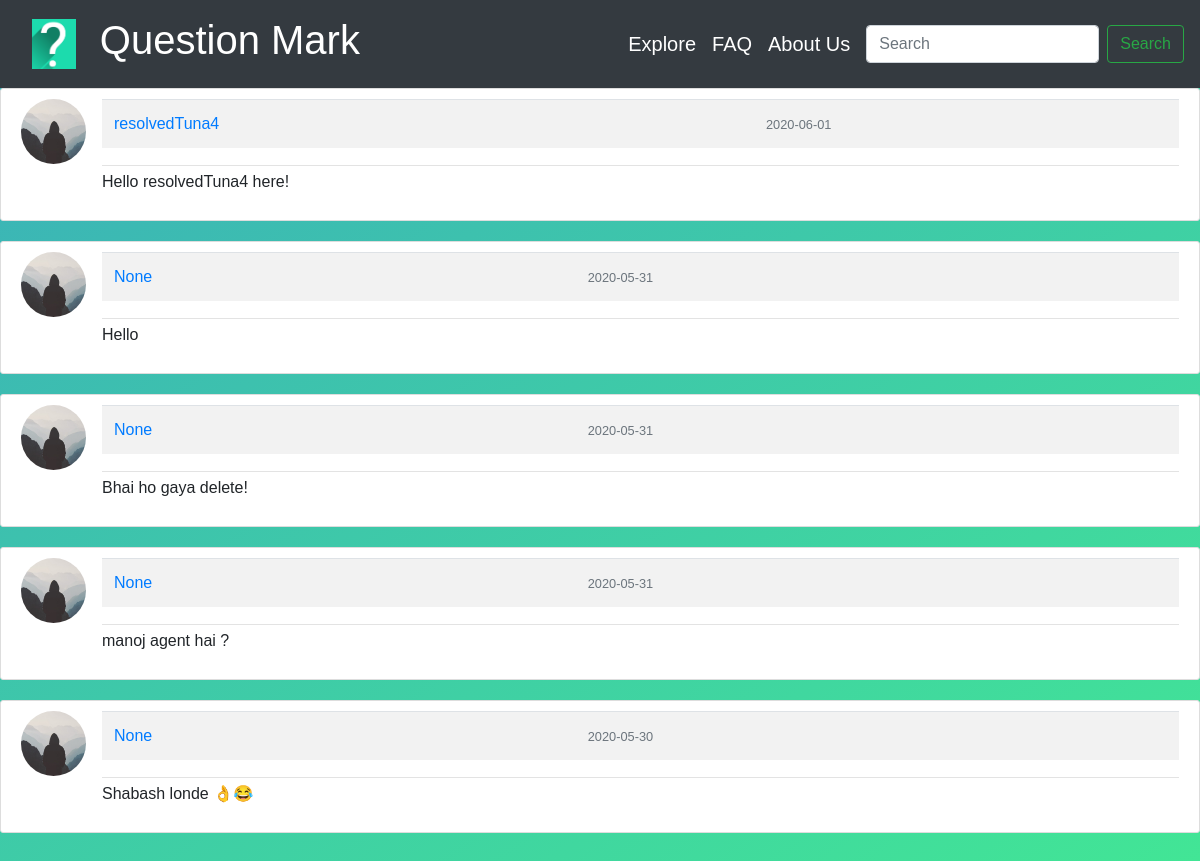
Before: /explore with the older database file.
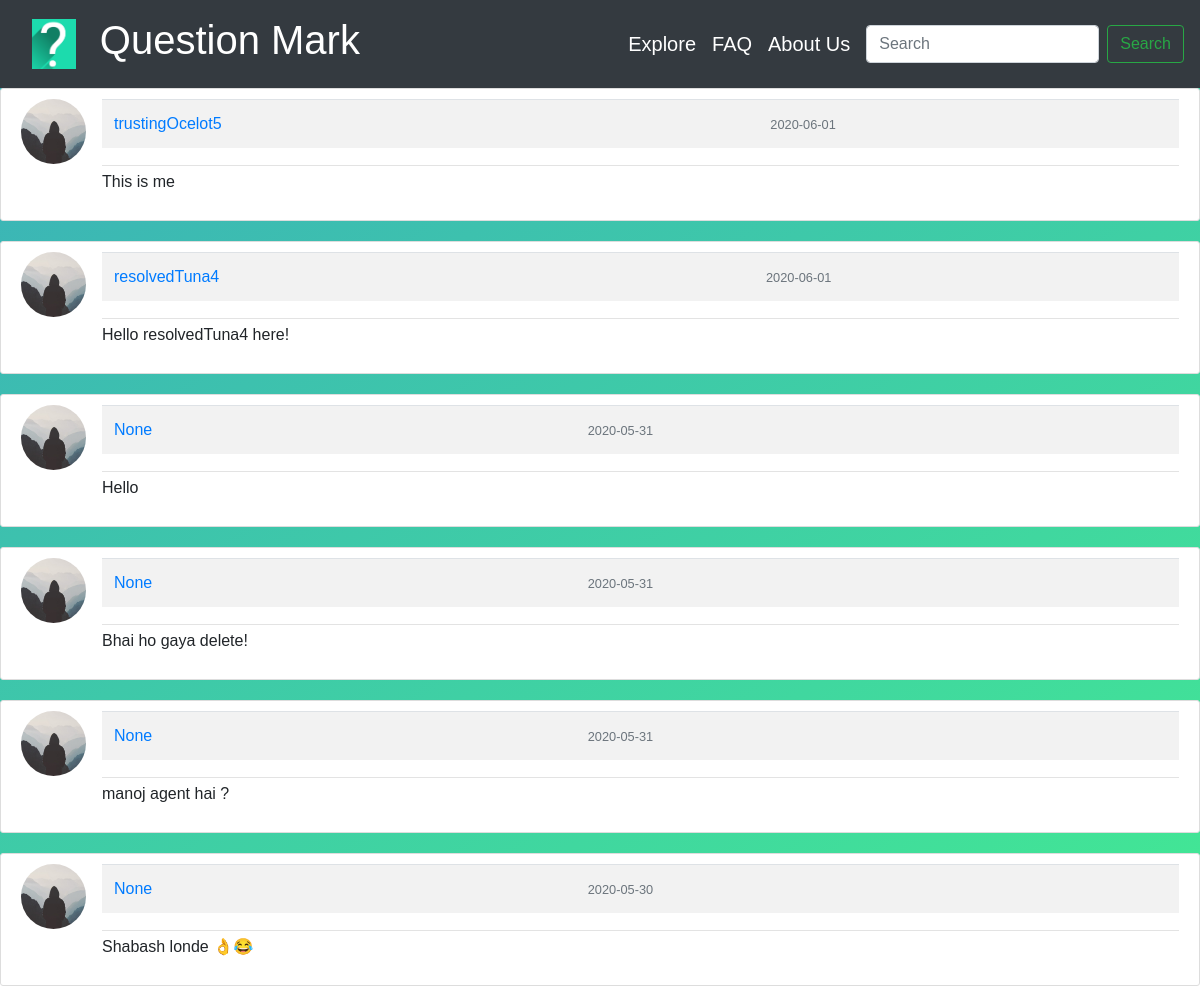
After: the same page with the newer database file.
### Question_Mark/models.py (models this page shows, shortened)
class Questions(db.Model):
    id = db.Column(db.Integer, primary_key=True)
    question = db.Column(db.Text, nullable=False)
    date_posted = db.Column(db.DateTime, nullable=False, default=datetime.utcnow)
    user_id = db.Column(db.Integer, db.ForeignKey('user.id'), nullable=False)

class User(db.Model, UserMixin):
    id = db.Column(db.Integer, primary_key=True)
    first_name = db.Column(db.String(30), unique=False, nullable=False)
    last_name = db.Column(db.String(30), unique=False, nullable=False)
    username = db.Column(db.String(30), unique=True, nullable=False)
    email = db.Column(db.String(120), unique=True, nullable=False)
    image_file = db.Column(db.String(20), nullable=False, default='default.jpg')
    password = db.Column(db.String(60), nullable=False)
    questions = db.relationship('Questions', backref='author', lazy=True)

### Question_Mark/routes.py (the view)
@app.route("/explore", methods=['GET','POST'])
def explore():
    values = Questions.query.order_by(Questions.date_posted.desc())
    return render_template('explore.html', title='Explore', values=values)

### Question_Mark/templates/explore.html
{% extends "layout.html" %}
{% block head %} <link rel="stylesheet" href={{url_for('static', filename='style_questions.css') }}>
{% endblock head %}
{%block content %}
{% for item in values %}
<article class="media content-section-ex">
  <img
    class="rounded-circle article-img"
    src="{{ url_for('static', filename='default.jpg') }}"
  />
  <div class="media-body">
    <div class="article-metadata">
      <table class="table table-striped">
        <tr>
          <td>
            <a
              class="mr-2"
              href="user_posts/{{ item.author.username }}"
              >{{ item.author.username }}</a
            >
          </td>
          <td>
            <small class="text-muted"
              >{{ item.date_posted.strftime('%Y-%m-%d') }}</small
            >
          </td>
        </tr>
      </table>
    </div>
    <p class="article-content">{{ item.question }}</p>
  </div>
</article>
{% endfor %} {% endblock content %}

### Question_Mark/templates/layout.html (shortened to what this page needs)
<!DOCTYPE html>
<html>
<head>
    <link rel="stylesheet" href="https://stackpath.bootstrapcdn.com/bootstrap/4.4.1/css/bootstrap.min.css"
>
    {% block head %}{% endblock head %}
</head>
<body>
    <nav class="navbar navbar-expand-sm bg-dark navbar-dark justify-content-end">
        <a class="nav-link" href={{ url_for("home") }} title="Take a tour of our website!">
            <img id="brand-image" alt="Website Logo" src={{ url_for('static', filename='logo.png') }}></div>
        </a>
        <div class="collapse navbar-collapse flex-grow-0 ml-0 mr-5 mb-auto mt-0" id="navbarSupportedContent">
            <ul class="nav navbar-nav navbar-right">
                <li class="nav-item active">
                    <a class="nav-link" href={{ url_for("home") }} title="Take a tour of our website!">
                        <h1>Question Mark</h1>
                    </a>
                </li>
            </ul>
        </div>
        <div class="collapse navbar-collapse flex-grow-0 ml-auto mr-2 mt-2" id="navbarSupportedContent">
            <ul class="nav navbar-nav navbar-right">
                <li class="nav-item active">
                    <a class="nav-link" href={{ url_for("explore") }} title="Take a tour of our website!">
                        <h5>Explore</h5>
                    </a>
                </li>
                <li class="nav-item active">
                    <a class="nav-link" href={{ url_for("faq") }} title="Got queries? Just ask them here!">
                        <h5>FAQ</h5>
                    </a>
                </li>
                <li class="nav-item active">
                    <a class="nav-link" href={{ url_for("about") }} title="Know more about us!">
                        <h5>About Us</h5>
                    </a>
                </li>
            </ul>
        </div>
        <form class="form-inline">
            <input class="form-control mr-sm-2" type="search" placeholder="Search" aria-label="Search"
                title="Type your question here!">
            <button class="btn btn-outline-success my-2 my-sm-0" type="submit"
                title="Search your question!">Search</button>
        </form>
    </nav>
    <div id="grad">
        {% block content %}
        {% endblock content%}
    </div>
</body>
</html>

### Question_Mark/static/style_questions.css (style rules this page uses)
.content-section-ex { background: #ffffff !important; padding: 10px 20px; border: 1px solid #dddddd; border-radius: 3px; margin-bottom: 20px; }
.article-content { white-space: pre-line; }
.article-img { height: 65px; width: 65px; margin-right: 16px; }
.article-metadata { padding-bottom: 1px; margin-bottom: 4px; border-bottom: 1px solid #e3e3e3 }
#grad { height: 800px; background-color: #ffffff; background-image: linear-gradient(to bottom right, #3bb2b8, #42e695); }

### Question_Mark/templates/layout.html (style rules this page uses)
#grad { background-color: #ffffff; background-image: linear-gradient(to bottom right, #3bb2b8, #42e695); }
body { box-sizing: border-box; font-family: sans-serif; }
#brand-image { height: 50px; }

Changed rows visible on the page:
added Questions: author.username "trustingOcelot5", date_posted "2020-06-01", question "This is me"
